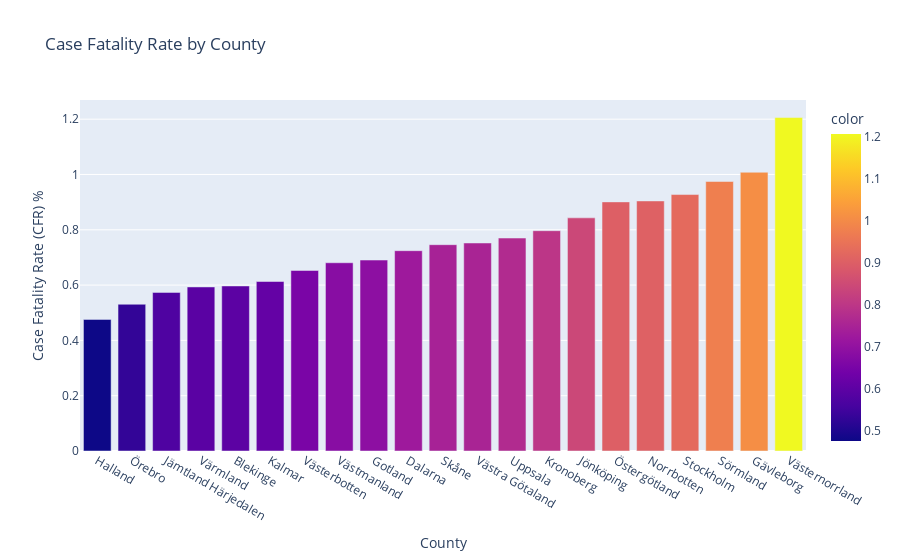

Source (notebook cell):
### Markdown cell above
If we divide the total number of deseaced with total number of cases (per county), we'll find the case fatality rate (CFR) per county. Below we find that the county with the highest CFR where Västernorrland. Quite surprisingly, the county was in the middle of our previous explorations. They where way below the highest number of cases as well as hospitalisations rate. Why more people died from the desease in Västernorrland is hard to tell from our data. One reason could be distance to emergency careand another coluld be higher mean age ([SCB](https://www.statistikdatabasen.scb.se/pxweb/sv/ssd/START__BE__BE0101__BE0101B/BefolkningMedelAlder/sortedtable/tableViewSorted/)). The conclusion to draw from below is that it were in Halland or Örebro (whom also had the highest number of citizens infected) fewer people died from the disease. As mentioned previous all conties had different approch to who they tested and not, hence the number of total cases might not be a valid data to use.

### Code cell
CFR = (totals_per_region['Totalt_antal_avlidna'] / totals_per_region['Totalt_antal_fall'])*100

data = {
    'County': totals_per_region['Region'],
    'Case Fatality Rate (CFR) %': CFR
}

fig = px.bar(
    data, 
    x='County', 
    y='Case Fatality Rate (CFR) %', 
    title='Case Fatality Rate by County',
    color=CFR
).update_xaxes(categoryorder='total ascending').show()
# fig.write_html("Visualizations/CFR_county.html")

### Figure 1 — Plotly figure (JSON) as saved in the notebook; plotly's stock layout.template omitted (floating-point values rounded to 4 significant figures)
{"data": [{"alignmentgroup": "True", "hovertemplate": "County=%{x}<br>Case Fatality Rate (CFR) %=%{y}<br>color=%{marker.color}<extra></extra>", "legendgroup": "", "marker": {"color": [0.5968, 0.7245, 0.6906, 1.008, 0.476, 0.5736, 0.8432, 0.613, 0.7967, 0.9043, 0.7461, 0.9274, 0.9747, 0.7702, 0.5933, 0.653, 1.206, 0.6808, 0.7522, 0.5307, 0.9009], "coloraxis": "coloraxis", "pattern": {"shape": ""}}, "name": "", "offsetgroup": "", "orientation": "v", "showlegend": false, "textposition": "auto", "type": "bar", "x": ["Blekinge", "Dalarna", "Gotland", "Gävleborg", "Halland", "Jämtland Härjedalen", "Jönköping", "Kalmar", "Kronoberg", "Norrbotten", "Skåne", "Stockholm", "Sörmland", "Uppsala", "Värmland", "Västerbotten", "Västernorrland", "Västmanland", "Västra Götaland", "Örebro", "Östergötland"], "xaxis": "x", "y": [0.5968, 0.7245, 0.6906, 1.008, 0.476, 0.5736, 0.8432, 0.613, 0.7967, 0.9043, 0.7461, 0.9274, 0.9747, 0.7702, 0.5933, 0.653, 1.206, 0.6808, 0.7522, 0.5307, 0.9009], "yaxis": "y"}], "layout": {"barmode": "relative", "coloraxis": {"colorbar": {"title": {"text": "color"}}, "colorscale": [[0, "#0d0887"], [0.1111, "#46039f"], [0.2222, "#7201a8"], [0.3333, "#9c179e"], [0.4444, "#bd3786"], [0.5556, "#d8576b"], [0.6667, "#ed7953"], [0.7778, "#fb9f3a"], [0.8889, "#fdca26"], [1, "#f0f921"]]}, "legend": {"tracegroupgap": 0}, "title": {"text": "Case Fatality Rate by County"}, "xaxis": {"anchor": "y", "categoryorder": "total ascending", "domain": [0, 1], "title": {"text": "County"}}, "yaxis": {"anchor": "x", "domain": [0, 1], "title": {"text": "Case Fatality Rate (CFR) %"}}}}
